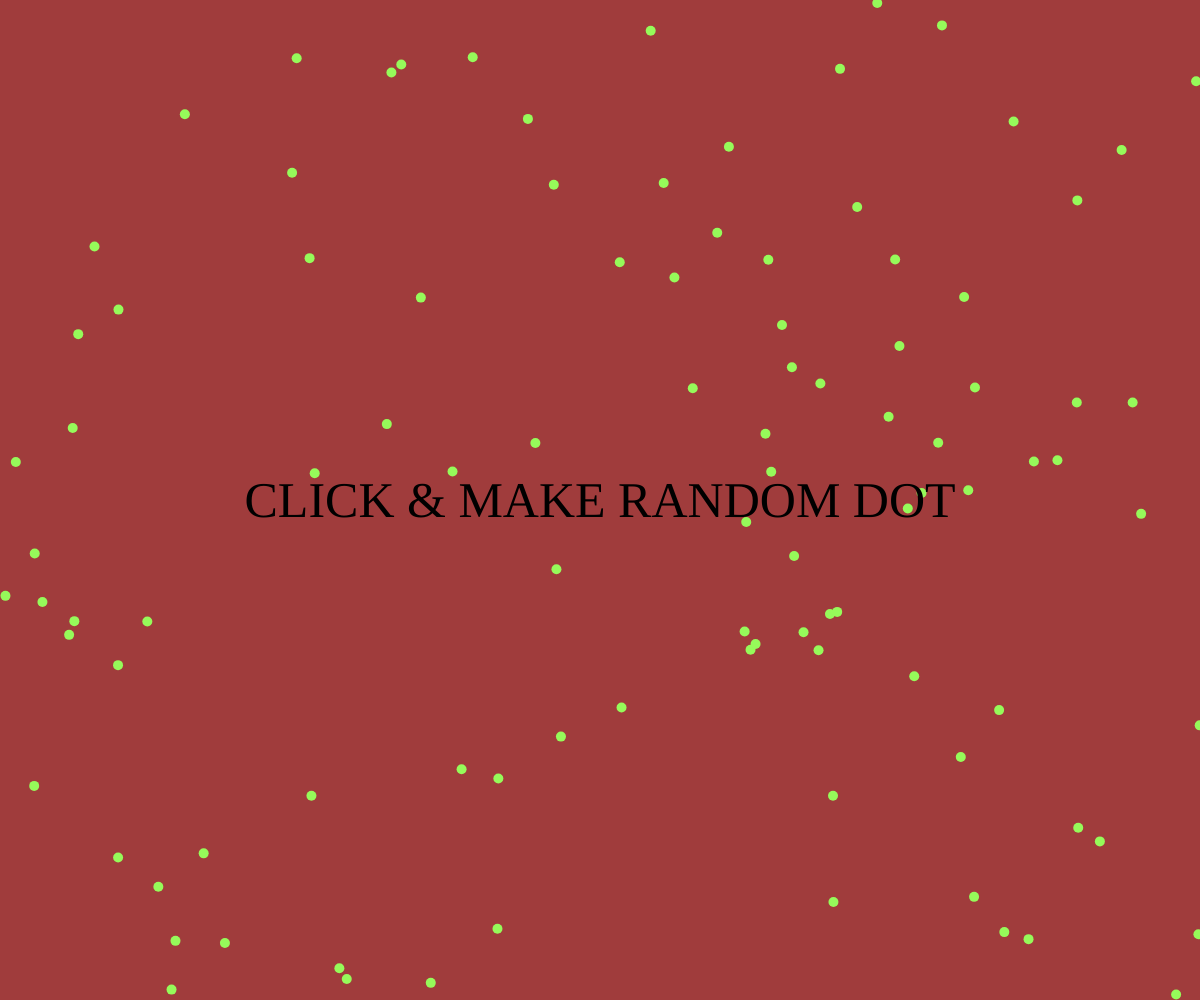
Frame 1 (no input)
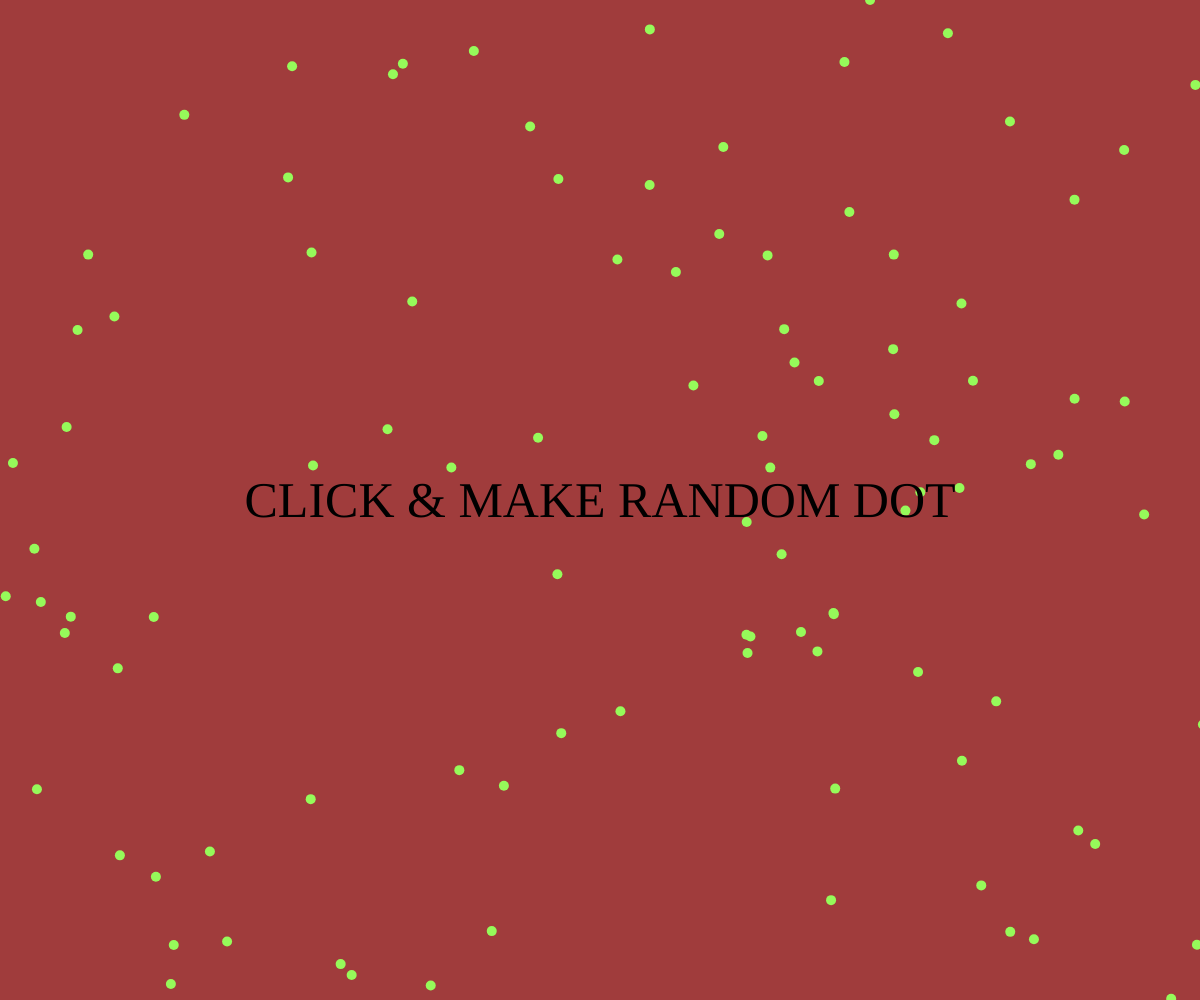
Frame 60 (no input)
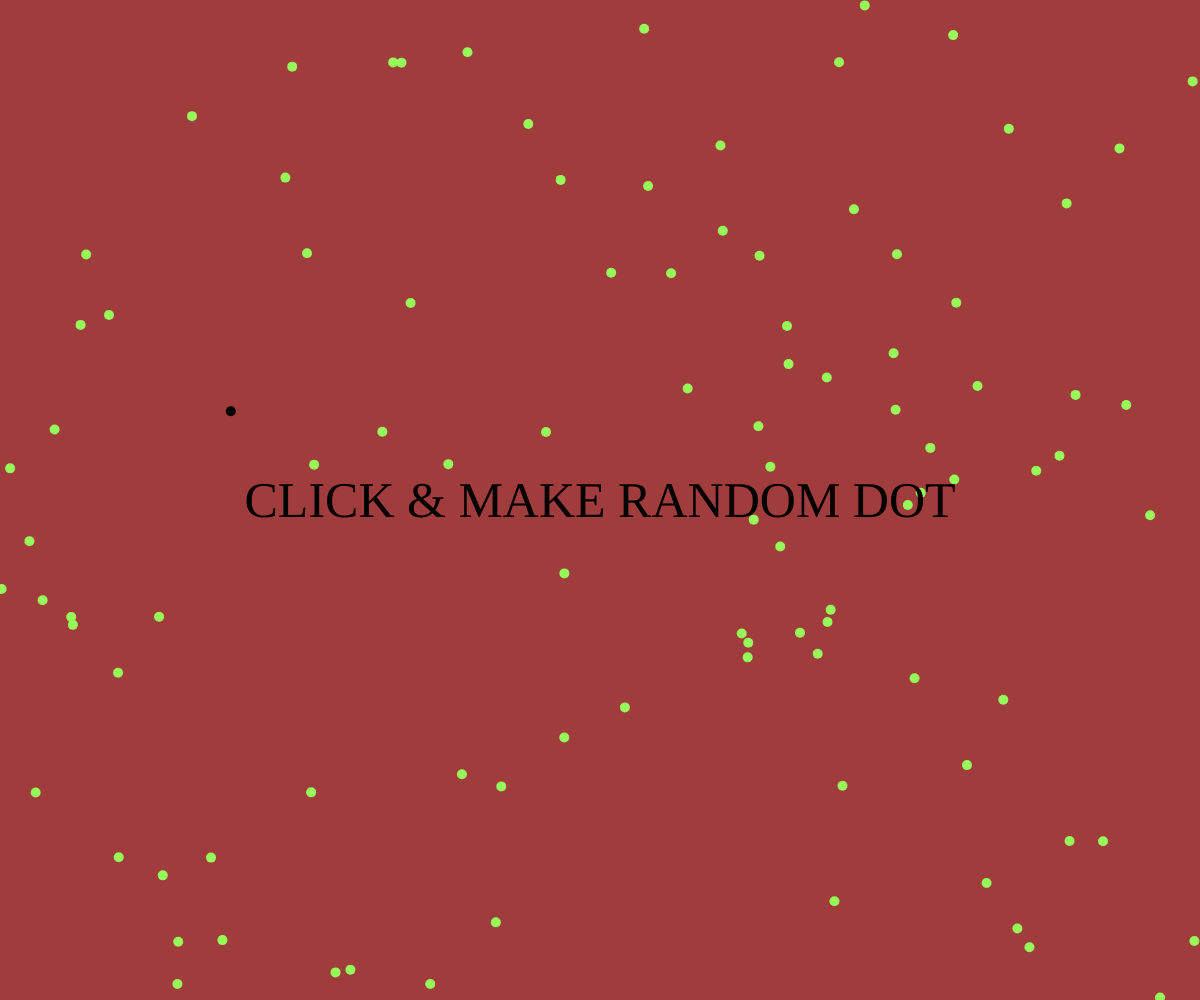
Frame 120 (the mouse pressed at the canvas centre since frame 60)

The p5.js sketch that drew these frames (run headless with seeded random() and noise() and a simulated clock; from frame 60 on, the mouse is pressed at the canvas centre):

// p5.js sketch
// ── sketch.js


let circle =[]; 
let circle2= [] ; 

function setup() {
	createCanvas(windowWidth,windowHeight);
	// control the number paricle in the begin
	for (let i = 0 ; i < 100 ; i++){
	 circle[i] = new Circle() ; 
	}
	let apple = createDiv("CLICK & MAKE RANDOM DOT")
	apple.style("font-size","50PX")
	apple.center();
}	
 

 function mousePressed(){
 	//make radnom dot
 	let b = new Circle2();
 	circle.push(b);

 }




function draw() {
	//bg 
	background(160,60,60);
	//ellipse
	for( let i = 0 ; i < circle.length ; i++){
	circle[i].show();
	circle[i].move();
	}
	for( let i = 0 ; i < circle2.length ; i++){
	circle2[i].show();
	circle2[i].move();
	}

}

function Circle () {
	this.x = random(0,width) ; 
	this.y = random(0,height);
	this.r = 10 ;


	this.move=function (){
		this.x +=  random(-1,1);
		this.y +=  random(-1,1);
	}

	this.show = function (){
		noStroke();
		fill(150,250,90);		
		ellipse(this.x,this.y,this.r,this.r);
	}

}

function Circle2 () {
	this.x = random(0,width) ; 
	this.y = random(0,height);
	this.r = 10 ;


	this.move=function (){
		this.x +=  random(-1,1);
		this.y +=  random(-1,1);
	}

	this.show = function (){
		noStroke();
		fill(0);		
		ellipse(this.x,this.y,this.r,this.r);
	}

}
